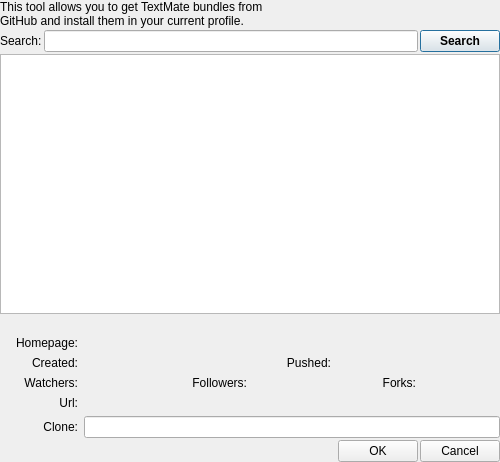
<?xml version="1.0" encoding="UTF-8"?>
<ui version="4.0">
 <class>GitHubClientDialog</class>
 <widget class="QDialog" name="GitHubClientDialog">
  <property name="geometry">
   <rect>
    <x>0</x>
    <y>0</y>
    <width>500</width>
    <height>462</height>
   </rect>
  </property>
  <property name="minimumSize">
   <size>
    <width>500</width>
    <height>0</height>
   </size>
  </property>
  <property name="windowTitle">
   <string>GitHub Client</string>
  </property>
  <layout class="QVBoxLayout" name="verticalLayout">
   <property name="spacing">
    <number>2</number>
   </property>
   <property name="margin">
    <number>0</number>
   </property>
   <item>
    <widget class="QLabel" name="label">
     <property name="text">
      <string>&lt;html&gt;&lt;head/&gt;&lt;body&gt;&lt;p&gt;This tool allows you to get TextMate bundles from &lt;br/&gt;GitHub and install them in your current profile.&lt;/p&gt;&lt;/body&gt;&lt;/html&gt;</string>
     </property>
    </widget>
   </item>
   <item>
    <layout class="QHBoxLayout" name="horizontalLayout_2">
     <item>
      <widget class="QLabel" name="labelSearch">
       <property name="text">
        <string>Search:</string>
       </property>
      </widget>
     </item>
     <item>
      <widget class="QLineEdit" name="lineEditQuery"/>
     </item>
     <item>
      <widget class="QPushButton" name="buttonSearch">
       <property name="font">
        <font>
         <weight>75</weight>
         <bold>true</bold>
        </font>
       </property>
       <property name="text">
        <string>Search</string>
       </property>
       <property name="icon">
        <iconset theme="edit-find"/>
       </property>
      </widget>
     </item>
    </layout>
   </item>
   <item>
    <widget class="QTableView" name="tableViewResults">
     <property name="alternatingRowColors">
      <bool>true</bool>
     </property>
     <property name="selectionMode">
      <enum>QAbstractItemView::SingleSelection</enum>
     </property>
     <property name="selectionBehavior">
      <enum>QAbstractItemView::SelectRows</enum>
     </property>
    </widget>
   </item>
   <item>
    <widget class="QWidget" name="widgetInfo" native="true">
     <layout class="QGridLayout" name="gridLayout_2">
      <property name="margin">
       <number>0</number>
      </property>
      <item row="4" column="1">
       <widget class="QLabel" name="labelWatchers">
        <property name="text">
         <string/>
        </property>
       </widget>
      </item>
      <item row="6" column="0">
       <widget class="QLabel" name="label_9">
        <property name="text">
         <string>Clone:</string>
        </property>
        <property name="alignment">
         <set>Qt::AlignRight|Qt::AlignTrailing|Qt::AlignVCenter</set>
        </property>
       </widget>
      </item>
      <item row="4" column="4">
       <widget class="QLabel" name="label_8">
        <property name="text">
         <string>Forks:</string>
        </property>
        <property name="alignment">
         <set>Qt::AlignRight|Qt::AlignTrailing|Qt::AlignVCenter</set>
        </property>
       </widget>
      </item>
      <item row="3" column="4" colspan="2">
       <widget class="QLabel" name="labelPushed">
        <property name="text">
         <string/>
        </property>
       </widget>
      </item>
      <item row="5" column="0">
       <widget class="QLabel" name="label_2">
        <property name="text">
         <string>Url:</string>
        </property>
        <property name="alignment">
         <set>Qt::AlignRight|Qt::AlignTrailing|Qt::AlignVCenter</set>
        </property>
       </widget>
      </item>
      <item row="3" column="0">
       <widget class="QLabel" name="label_3">
        <property name="text">
         <string>Created:</string>
        </property>
        <property name="alignment">
         <set>Qt::AlignRight|Qt::AlignTrailing|Qt::AlignVCenter</set>
        </property>
       </widget>
      </item>
      <item row="4" column="3">
       <widget class="QLabel" name="labelFollowers">
        <property name="text">
         <string/>
        </property>
       </widget>
      </item>
      <item row="4" column="2">
       <widget class="QLabel" name="label_6">
        <property name="text">
         <string>Followers:</string>
        </property>
        <property name="alignment">
         <set>Qt::AlignRight|Qt::AlignTrailing|Qt::AlignVCenter</set>
        </property>
       </widget>
      </item>
      <item row="4" column="0">
       <widget class="QLabel" name="label_4">
        <property name="text">
         <string>Watchers:</string>
        </property>
        <property name="alignment">
         <set>Qt::AlignRight|Qt::AlignTrailing|Qt::AlignVCenter</set>
        </property>
       </widget>
      </item>
      <item row="2" column="1" colspan="3">
       <widget class="QLabel" name="labelHomepage">
        <property name="text">
         <string/>
        </property>
       </widget>
      </item>
      <item row="4" column="5">
       <widget class="QLabel" name="labelForks">
        <property name="text">
         <string/>
        </property>
       </widget>
      </item>
      <item row="2" column="0">
       <widget class="QLabel" name="label_7">
        <property name="text">
         <string>Homepage:</string>
        </property>
        <property name="alignment">
         <set>Qt::AlignRight|Qt::AlignTrailing|Qt::AlignVCenter</set>
        </property>
       </widget>
      </item>
      <item row="6" column="1" colspan="5">
       <widget class="QLineEdit" name="lineEditBundle"/>
      </item>
      <item row="3" column="3">
       <widget class="QLabel" name="label_5">
        <property name="text">
         <string>Pushed:</string>
        </property>
        <property name="alignment">
         <set>Qt::AlignRight|Qt::AlignTrailing|Qt::AlignVCenter</set>
        </property>
       </widget>
      </item>
      <item row="3" column="1" colspan="2">
       <widget class="QLabel" name="labelCreated">
        <property name="text">
         <string/>
        </property>
       </widget>
      </item>
      <item row="5" column="1" colspan="5">
       <widget class="QLabel" name="labelUrl">
        <property name="text">
         <string/>
        </property>
       </widget>
      </item>
      <item row="1" column="0" colspan="6">
       <widget class="QLabel" name="labelDescription">
        <property name="text">
         <string/>
        </property>
       </widget>
      </item>
     </layout>
    </widget>
   </item>
   <item>
    <layout class="QHBoxLayout" name="horizontalLayout">
     <property name="spacing">
      <number>2</number>
     </property>
     <item>
      <spacer name="horizontalSpacer">
       <property name="orientation">
        <enum>Qt::Horizontal</enum>
       </property>
       <property name="sizeHint" stdset="0">
        <size>
         <width>40</width>
         <height>20</height>
        </size>
       </property>
      </spacer>
     </item>
     <item>
      <widget class="QPushButton" name="buttonOk">
       <property name="text">
        <string>OK</string>
       </property>
       <property name="icon">
        <iconset theme="dialog-ok"/>
       </property>
      </widget>
     </item>
     <item>
      <widget class="QPushButton" name="buttonCancel">
       <property name="text">
        <string>Cancel</string>
       </property>
       <property name="icon">
        <iconset theme="dialog-cancel"/>
       </property>
      </widget>
     </item>
    </layout>
   </item>
  </layout>
 </widget>
 <resources/>
 <connections/>
</ui>
